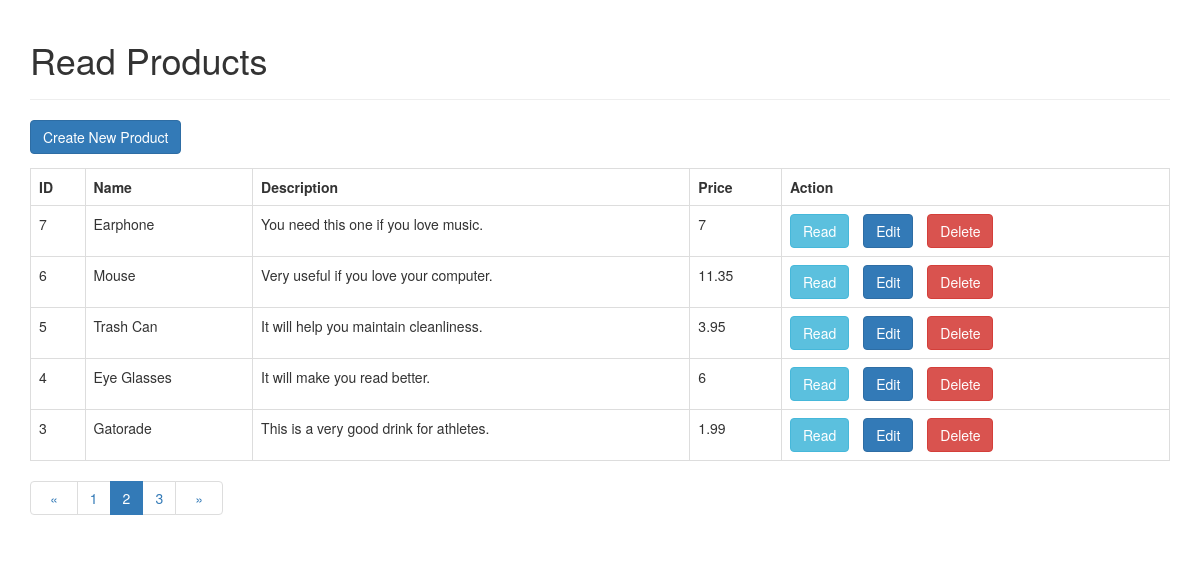
The app's page /index.php?page=2 with its own data.
### tables this page shows
CREATE TABLE `products` (
  `id` int(11) NOT NULL,
  `name` varchar(128) NOT NULL,
  `description` text NOT NULL,
  `price` double NOT NULL,
  `created` datetime NOT NULL,
  `modified` timestamp NOT NULL DEFAULT current_timestamp() ON UPDATE current_timestamp(),
  `image` blob DEFAULT NULL
);

### index.php (the view, shortened to what this page needs)
<!DOCTYPE HTML>
<html>
<head>
    <link rel="stylesheet" href="https://maxcdn.bootstrapcdn.com/bootstrap/3.3.7/css/bootstrap.min.css" />
</head>
<body>
    <div class="container">
        <div class="page-header">
            <h1>Read Products</h1>
        </div>
        <?php
include 'config/database.php';
$page = isset($_GET['page']) ? $_GET['page'] : 1;
$records_per_page = 5;
$from_record_num = ($records_per_page * $page) - $records_per_page;
$query = "SELECT id, name, description, price FROM products ORDER BY id DESC
    LIMIT :from_record_num, :records_per_page";
$stmt = $con->prepare($query);
$stmt->bindParam(":from_record_num", $from_record_num, PDO::PARAM_INT);
$stmt->bindParam(":records_per_page", $records_per_page, PDO::PARAM_INT);
$stmt->execute();
$num = $stmt->rowCount();
echo "<a href='create.php' class='btn btn-primary m-b-1em'>Create New Product</a>";
if($num>0){
    echo "<table class='table table-hover table-responsive table-bordered'>";
    echo "<tr>";
        echo "<th>ID</th>";
        echo "<th>Name</th>";
        echo "<th>Description</th>";
        echo "<th>Price</th>";
        echo "<th>Action</th>";
    echo "</tr>";
while ($row = $stmt->fetch(PDO::FETCH_ASSOC)){
    extract($row);
    echo "<tr>";
        echo "<td>{$id}</td>";
        echo "<td>{$name}</td>";
        echo "<td>{$description}</td>";
        echo "<td>{$price}</td>";
        echo "<td>";
            echo "<a href='read_one.php?id={$id}' class='btn btn-info m-r-1em'>Read</a>";
            echo "<a href='update.php?id={$id}' class='btn btn-primary m-r-1em'>Edit</a>";
            echo "<a href='#' onclick='delete_user({$id});'  class='btn btn-danger'>Delete</a>";
        echo "</td>";
    echo "</tr>";
}
echo "</table>";
include_once "paging.php";
}
else{
    echo "<div class='alert alert-danger'>No records found.</div>";
}
?>
    </div>
</body>
</html>

### index.php (style rules this page uses)
.m-r-1em { margin-right:1em; }
.m-b-1em { margin-bottom:1em; }

### records on screen
products: id "7", name "Earphone", description "You need this one if you love music.", price "7"
products: id "6", name "Mouse", description "Very useful if you love your computer.", price "11.35"
products: id "5", name "Trash Can", description "It will help you maintain cleanliness.", price "3.95"
products: id "4", name "Eye Glasses", description "It will make you read better.", price "6"
products: id "3", name "Gatorade", description "This is a very good drink for athletes.", price "1.99"
